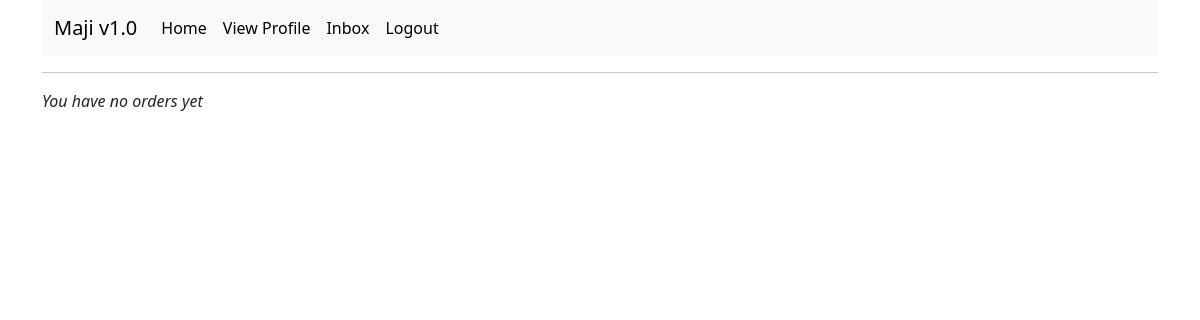
The app's page /order_history (signed in), older data.
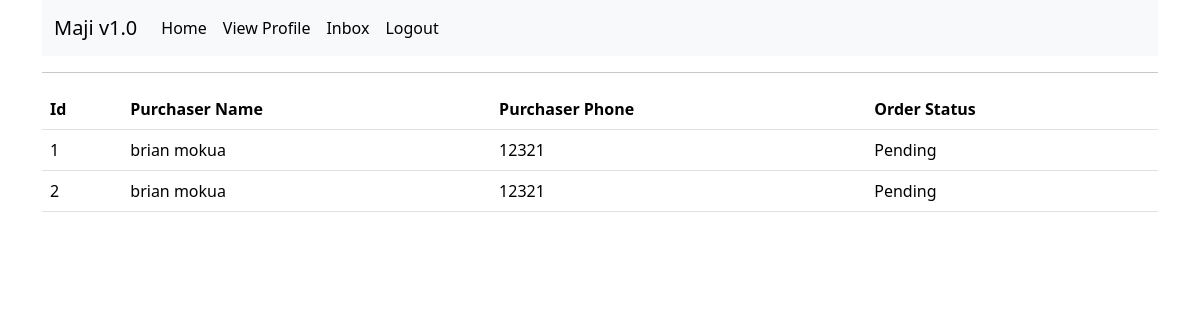
The same page, newer data.
### app/models.py (models this page shows, shortened)
class Order(db.Model):
    id = db.Column(db.Integer, primary_key=True)
    checked = db.Column(db.Boolean, default=False)
    buyer_name = db.Column(db.String(50), db.ForeignKey("users.username"))
    seller_id = db.Column(db.Integer, db.ForeignKey("users.id"))

class Users(UserMixin, db.Model):
    id = db.Column(db.Integer, primary_key=True)
    username = db.Column(db.String(50), index=True)
    email = db.Column(db.String(120), index=True, unique=True)
    county = db.Column(db.String(30))
    phone_number = db.Column(db.String(13))
    password_hash = db.Column(db.String(128))
    type = db.Column(db.String(10))
    profile_pic = db.Column(db.String(40), nullable=False, default="default.jpg")
    orderee = db.relationship("Order", foreign_keys='Order.buyer_name', backref='purchaser', lazy="dynamic")
    ordered_to = db.relationship("Order", foreign_keys='Order.seller_id', cascade="all, delete-orphan", backref='seller', lazy="dynamic")
    sender = db.relationship("Message", foreign_keys='Message.sender_id', cascade="all, delete-orphan", backref='sender', lazy='dynamic')
    receiver = db.relationship("Message", foreign_keys='Message.receiver_id', cascade="all, delete-orphan", backref='receiver', lazy='dynamic')

### app/main/routes.py (the view)
@bp.route('/order_history')
@login_required
def order_history():
    orders = Order.query.filter_by(seller=current_user).all()
    return render_template('order_history.html', orders=orders)

### app/models.py (called while the page is built)
@login.user_loader
def Load_user(id):
    return Users.query.get(int(id))

### app/templates/order_history.html
{% extends 'base.html' %}
{% block content %}
	{% if orders|length > 0 %}
		<table class="table">
			<tr>
				<th scope="col">Id</th>
				<th scope="col">Purchaser Name</th>
				<th scope="col">Purchaser Phone</th>
				<th scope="col">Order Status</th>
			</tr>
			{% for order in orders %}
			<tr>
				<td scope="row">{{ order.id }}</td>
				<td>{{ order.purchaser.username }}</td>
				<td>{{ order.purchaser.phone_number }}</td>
				{% if order.checked %}
				<td>Completed</td>
				{% else %}
				<td>Pending</td>
				{% endif %}
			</tr>
			{% endfor %}
		</table>
	{% else %}
		<p><i>You have no orders yet</i></p>
	{% endif %}
{% endblock %}

Row changes from the older to the newer data that the page shows:
now on this page (row edited): Order: id "1", purchaser.username "brian mokua", purchaser.phone_number "12321", checked "Pending"
added Order: id "2", purchaser.username "brian mokua", purchaser.phone_number "12321", checked "Pending"
Text that changed along with them:
text no longer shown: "You have no orders yet"
text now shown: "Id Purchaser Name Purchaser Phone Order Status"
